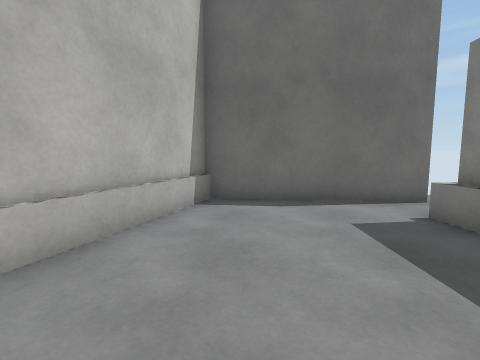
view 1 (above)

12 first-person views from a walk through a 3-D level made in the Unity game engine. The camera is 1.2 m above the floor, tilts 6° down and sees 85° across. The floor is counted in squares, 1 m on a side. Each view is taken from the middle of a square. On the plan, view 1 faces up. The plan holds only what a view shows up to about 12 squares ahead; the rest is blank. The place goes on beyond the plan. Some animated figures are not drawn. Surface patterns are stand-ins for the level's own textures.

view 2
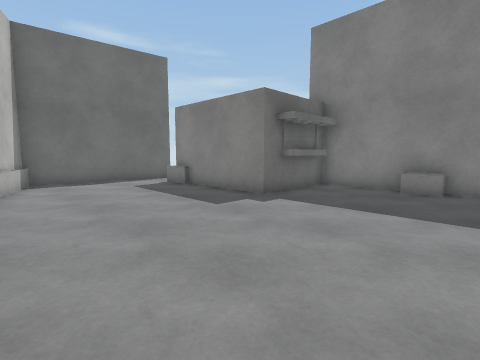

view 3
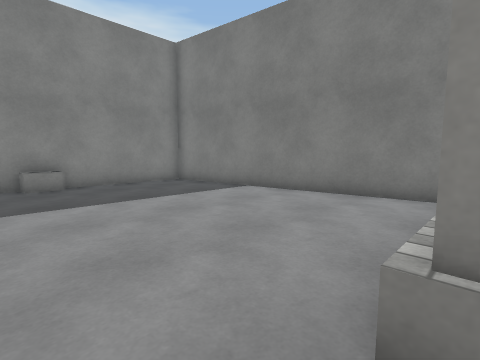

view 4
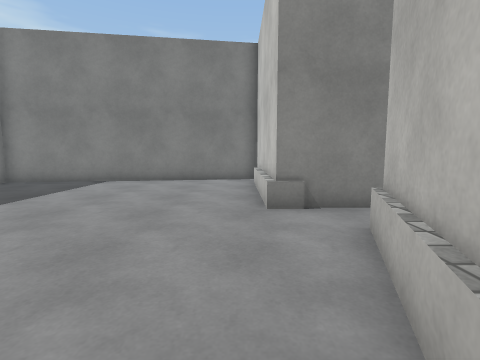

view 5
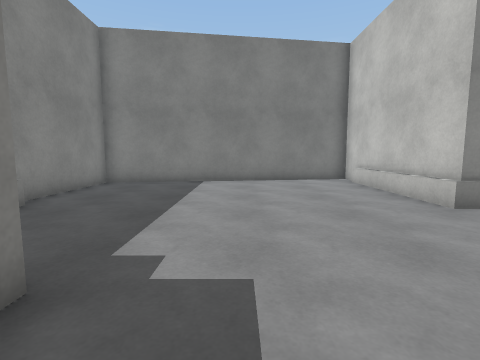

view 6
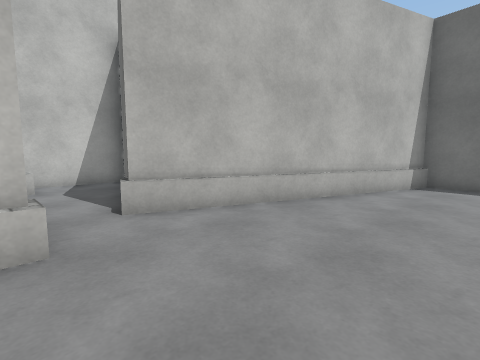

view 7
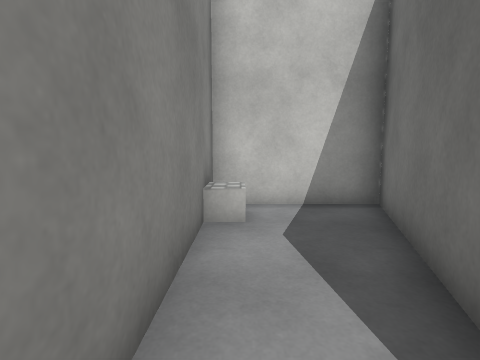

view 8
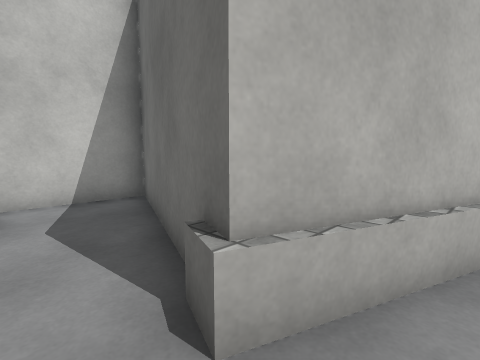

view 9
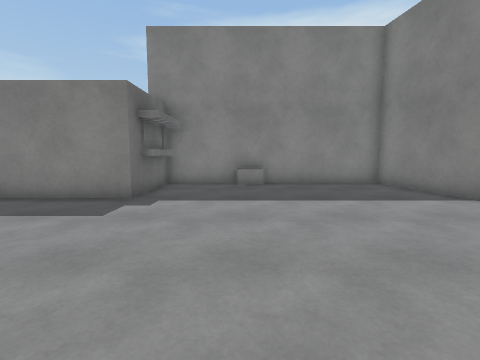

view 10
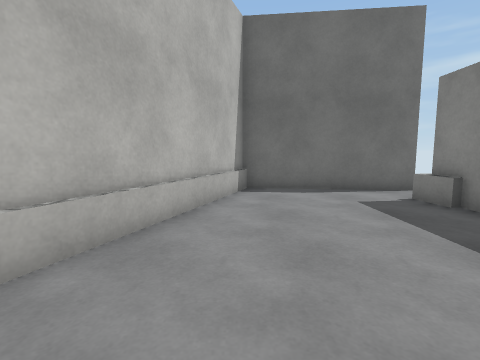

view 11
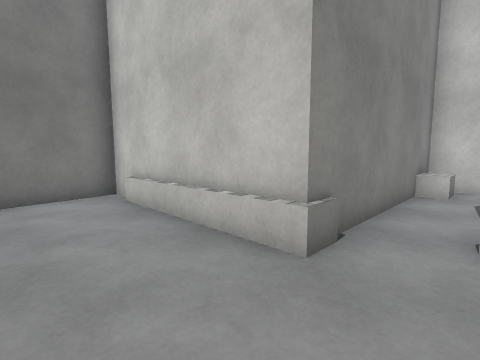

view 12
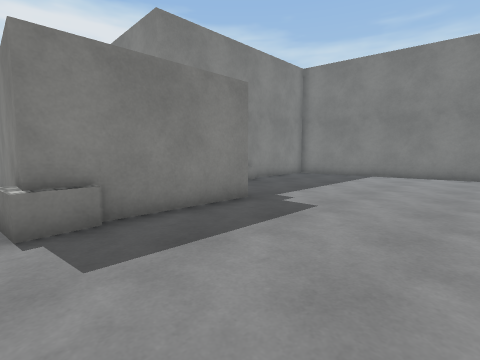

### Floor plan
Points are (right, up) in squares from view 1. A wall is a line through its corners. A room is listed if a view was taken in it or the views show most of it. See-through windows are left out.
Room 1 (views 1, 2, 3, 4, 5, 6, 8, 9, 10, 11, 12)
walls: (-2.8, -3.6) (-2.8, -9.9) (7.3, -8.4) (7.3, -4.4); (6.9, -0.5) (4.7, -0.5) (4.7, -0.1); (7.3, -2.6) (7.3, -0.1) (3.8, -0.1) (3.8, 3.6); (-3.6, -3.6) (-2.6, -3.6); (4.6, 6.2) (-0.9, 6.8) (-4.2, -1.9)
low walls: (-2.6, -3.6) (-2.6, -8.8)
ways out: opening at (-4, -3) to room 2
objects: cube (4, 4) to (4, 5); cube (7, -4) to (7, -3)
Room 2 (view 7)
walls: (-4.2, -1.9) (-10, 0.3) (-10.1, -3.6) (-3.6, -3.6)
ways out: opening at (-4, -3) to room 1
objects: cube (-9, -4) to (-9, -3)

Where each view was taken, in squares from view 1:
view 1: 0 up, 0 right, facing up
view 2: 5 down, 2 left, facing up-right
view 3: 2 down, 3 left, facing down-right
view 4: 2 up, 2 left, facing down
view 5: 2 up, 2 right, facing down
view 6: 4 down, 1 right, facing up-left
view 7: 3 down, 4 left, facing left
view 8: 3 down, 3 left, facing up-left
view 9: 3 down, 3 left, facing right
view 10: 2 down, 1 left, facing up
view 11: 2 down, 0 right, facing down-left
view 12: 5 up, 1 left, facing down-right
